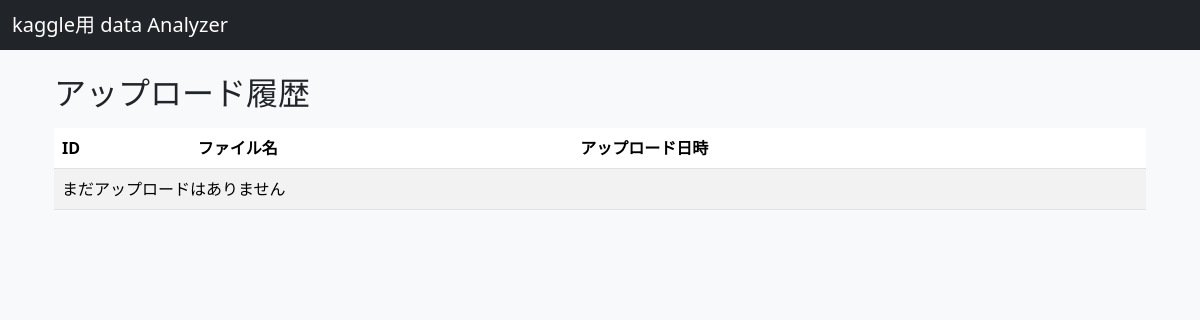
The page /list/ on the database as committed earlier.
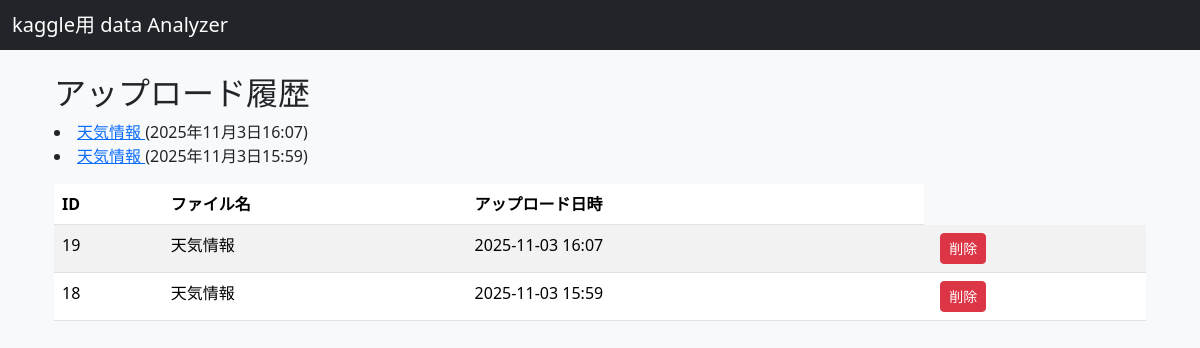
The same page on the database as committed later.
### webappStart/models.py (models this page shows, shortened)
class Dataset(models.Model):
    name = models.CharField(max_length=200)
    csv_file = models.FileField(upload_to = '')
    uploaded_at = models.DateTimeField(auto_now_add=True)

### webappStart/views.py (the view)
# urls.py: path('list/', views.dataset_list, name='dataset_list'),
def dataset_list(request):
    datasets = Dataset.objects.all().order_by('-uploaded_at')
    return render(request, 'dataset_list.html', {'datasets': datasets})

### webappStart/templates/dataset_list.html
{% extends 'base.html' %}
{% block content %}
<div class="container mt-4">
    <h2>アップロード履歴</h2>
    <table class="table table-striped mt-3">
        <thead>
            <tr>
                <th>ID</th>
                <th>ファイル名</th>
                <th>アップロード日時</th>
            </tr>
        </thead>
        <tbody>
            {% for d in datasets %}
            <tr>
                <td>{{ d.id }}</td>
                <td>{{ d.name }}</td>
                <td>{{ d.uploaded_at|date:"Y-m-d H:i"}}</td>
                <td>
                <a href="{% url 'dataset_delete' d.pk %}" class="btn btn-danger btn-sm ms-2"
                onclick="return confirm('本当に削除しますか')">
                削除
                </a>
                </td>
            </tr>
            {% empty %}
            <tr><td colspan="3">まだアップロードはありません</td></tr>
            {% endfor %}
        {% for dataset in datasets %}
            <li>
                <a href="{% url 'dataset_detail' dataset.pk %}">
                    {{ dataset.name }}
                </a>
                ({{ dataset.uploaded_at }})
            </li>
        {% endfor %}
        </tbody>
    </table>
</div>
{% endblock %}

Rows that differ between the two databases and show on the page:
added Dataset: id "19", name "天気情報", uploaded_at "2025-11-03 16:07", uploaded_at "2025年11月3日16:07"
added Dataset: id "18", name "天気情報", uploaded_at "2025-11-03 15:59", uploaded_at "2025年11月3日15:59"
Other text that changed with them:
text no longer shown: "まだアップロードはありません"
